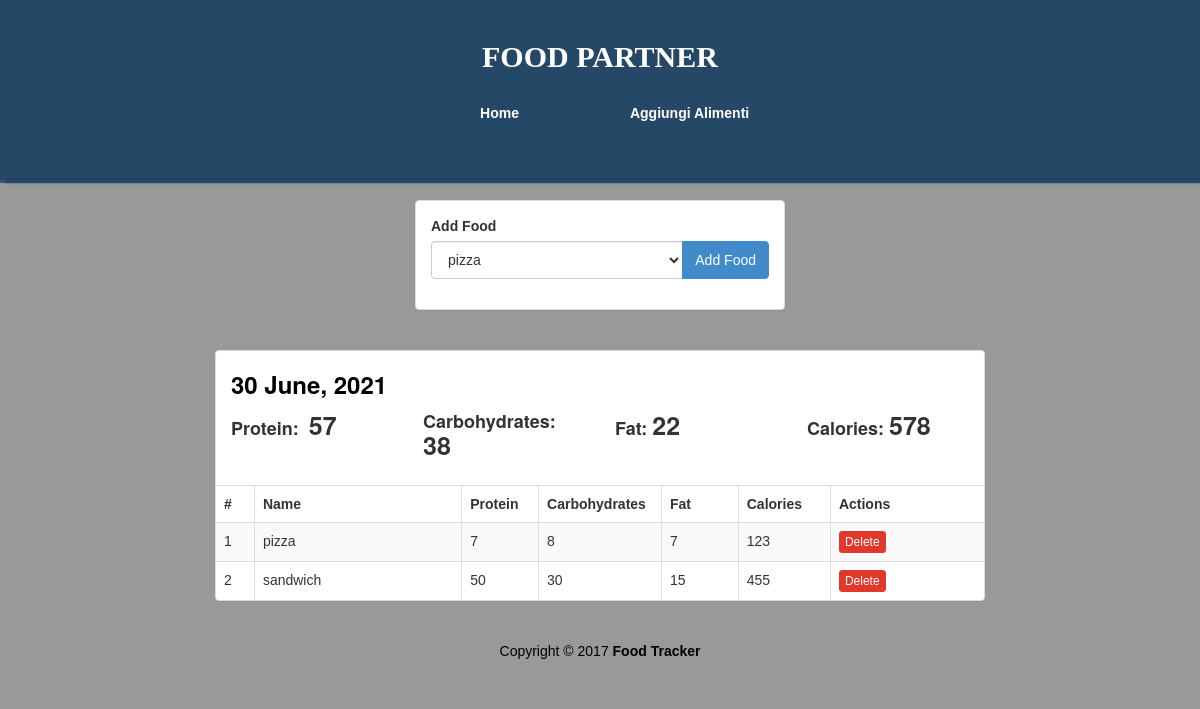
Screenshot of /view/1 with the database file from the repository.
### database/models.py (models this page shows)
class Log(db.Model):
    id = db.Column(db.Integer, primary_key=True)
    date = db.Column(db.Date, nullable=False)
    foods = db.relationship('Alimenti', secondary=log_food, lazy='dynamic')

class Alimenti(db.Model):
    __tablename__ = "Alimenti"
    id = db.Column(db.Integer, primary_key=True)
    name = db.Column(db.String(50), unique=True, nullable=False)
    proteins = db.Column(db.Integer, nullable=False)
    carbs = db.Column(db.Integer, nullable=False)
    fats = db.Column(db.Integer, nullable=False)
    @property
    def calories(self):
        return self.proteins * 4 + self.carbs * 4 + self.fats * 9

### main/routes.py (the view)
@main.route("/view/<int:log_id>")
def view(log_id):
    log = Log.query.get_or_404(log_id)
    foods = Alimenti.query.all()
    totali = {
        'proteins' : 0,
        'carbs' : 0,
        'fats' : 0,
        'calories' : 0
    }
    for food in log.foods:
        totali['proteins'] += food.proteins
        totali['carbs'] += food.carbs
        totali['fats'] += food.fats
        totali['calories'] += food.calories
    return render_template("view.html", foods=foods, log=log, totali=totali)

### templates/view.html (shortened to what this page needs)
<!DOCTYPE html>
<html lang="en">
<head>
    <link rel="stylesheet" href="/static/united.min.css" />
    <link rel="stylesheet" href="/static/styles.css" />
</head>
<body>
    <div class="container-fluid" id="wrapper">
        <div class="row" id="homeJumbo">
            <div class="overlay"></div>
            <div class="col-lg-12">
                <h1>
                    <a href="#">FOOD PARTNER</a>
                </h1>
                <div class="row t20">
                    <div class="col-lg-4 col-lg-offset-4">
                        <ul class="nav nav-pills nav-justified">
                            <li role="presentation">
                                <a href="{{ url_for('dashboard') }}" title="Home">Home</a>
                            </li>
                            <li role="presentation">
                                <a href="{{ url_for('main.add') }}" title="Add Food Item">Aggiungi Alimenti</a>
                            </li>
                        </ul>
                    </div>
                </div>
            </div>
        </div>
        <div class="row t20">
            <div class="col-lg-4 col-lg-offset-4">
                <div class="panel panel-default">
                    <div class="panel-body">
                        <form action="{{ url_for('main.add_food_to_log', log_id=log.id) }}" method="POST" role="form">
                            <div class="form-group">
                                <label>Add Food</label>
                                <div class="input-group">
                                    <select class="form-control" name="food-select">
                                        {% for food in foods %}
                                        <option value="{{food.id}}">{{food.name}}</option>
                                        {% endfor %}
                                    </select>
                                    <span class="input-group-btn">
                                        <button type="submit" class="btn btn-primary" id="add-btn">
                                             Add Food
                                        </button>
                                    </span>
                                </div>
                            </div>
                        </form>
                    </div>
                </div>
            </div>
        </div>
        <div class="row t20">
            <div class="col-lg-8 col-lg-offset-2">
                <div class="panel panel-default">
                    <div class="panel-body">
                        <h3 class="lean-h text-black">
                             {{ log.date.strftime('%d %B, %Y') }}
                        </h3>
                        <div class="row">
                            <div class="col-lg-3">
                                <h4 class="lean-h">
                                    Protein: &nbsp;<strong class="f25">{{totali['proteins']}}</strong>
                                </h4>
                            </div>
                            <div class="col-lg-3">
                                <h4 class="lean-h">
                                    Carbohydrates: <strong class="f25">{{totali['carbs']}}</strong>
                                </h4>
                            </div>
                            <div class="col-lg-3">
                                <h4 class="lean-h">
                                    Fat: <strong class="f25">{{totali['fats']}}</strong>
                                </h4>
                            </div>
                            <div class="col-lg-3">
                                <h4 class="lean-h">
                                    Calories: <strong class="f25">{{totali['calories']}}</strong>
                                </h4>
                            </div>
                        </div>
                    </div>
                    <div class="table-responsive">
                        <table class="table table-striped table-hover table-bordered">
                            <thead>
                                <tr>
                                    <th style="width: 5%;">#</th>
                                    <th>Name</th>
                                    <th style="width: 10%;">Protein</th>
                                    <th style="width: 16%;">Carbohydrates</th>
                                    <th style="width: 10%;">Fat</th>
                                    <th style="width: 12%;">Calories</th>
                                    <th style="width: 20%;">Actions</th>
                                </tr>
                            </thead>
                            <tbody>
                                {% for food in log.foods %}
                                <tr>
                                    <td>{{loop.index}}</td><td>{{food.name}}</td>
                                    <td>{{food.proteins}}</td>
                                    <td>{{food.carbs}}</td>
                                    <td>{{food.fats}}</th>
                                    <td>{{food.calories}}</td>
                                    <td>
                                        <a href="{{url_for('main.remove_food_from_log', log_id=log.id, food_id=food.id)}}" class="btn btn-danger btn-xs">
                                             Delete
                                        </a>
                                    </td>
                                </tr>
                                {% endfor %}
                            </tbody>
                        </table>
                    </div>
                </div>
            </div>
        </div>
        <footer>
            <div class="row pad">
                <div class="col-lg-12 text-center">
                    Copyright &copy; 2017 <strong>Food Tracker</strong>
                </div>
            </div>
        </footer>
    </div>
</body>
</html>

### static/styles.css (style rules this page uses)
body { background: rgba(0, 0, 0, .4); font-family: 'Ubuntu', sans-serif; }
#homeJumbo { position: relative; min-height: 180px; background: rgba(53, 67, 82, 0.8); background-size: cover; background-repeat: no-repeat; border-bottom: 2px solid rgba(44, 62, 80, .8); box-shadow: 7px 1px 2px 2px rgba(44, 62, 80, .8); }
#homeJumbo > div.overlay { position: absolute; height: 183px; width: 100%; background: rgba(30, 69, 105, 0.8); }
#homeJumbo h1 { font-size: 30px; color: white; font-family: 'Oswald'; text-align: center; padding-top: 20px; font-weight: bolder; }
#homeJumbo h1 > a { color: white; text-decoration: none; }
.t20 { margin-top: 20px; }
.f25 { font-size: 25px; }
.nav-justified>li>a { color: white; font-weight: bolder; }
.nav-pills>li+li { padding-left: 10px; }
.lean-h { margin-top: 5px; margin-bottom: 10px; font-weight: bolder; }
.text-black { color: black !important; }
footer { margin-top: 20px; color: black; margin-bottom: 20px; }

### rows the page displays
Log: date "30 June, 2021"
Alimenti: name "pizza", proteins "7", carbs "8", fats "7", calories "123"
Alimenti: name "sandwich", proteins "50", carbs "30", fats "15", calories "455"

### other values shown
{{ totali['proteins'] }} "57"
{{ totali['carbs'] }} "38"
{{ totali['fats'] }} "22"
{{ totali['calories'] }} "578"
form field food-select "pizza"
